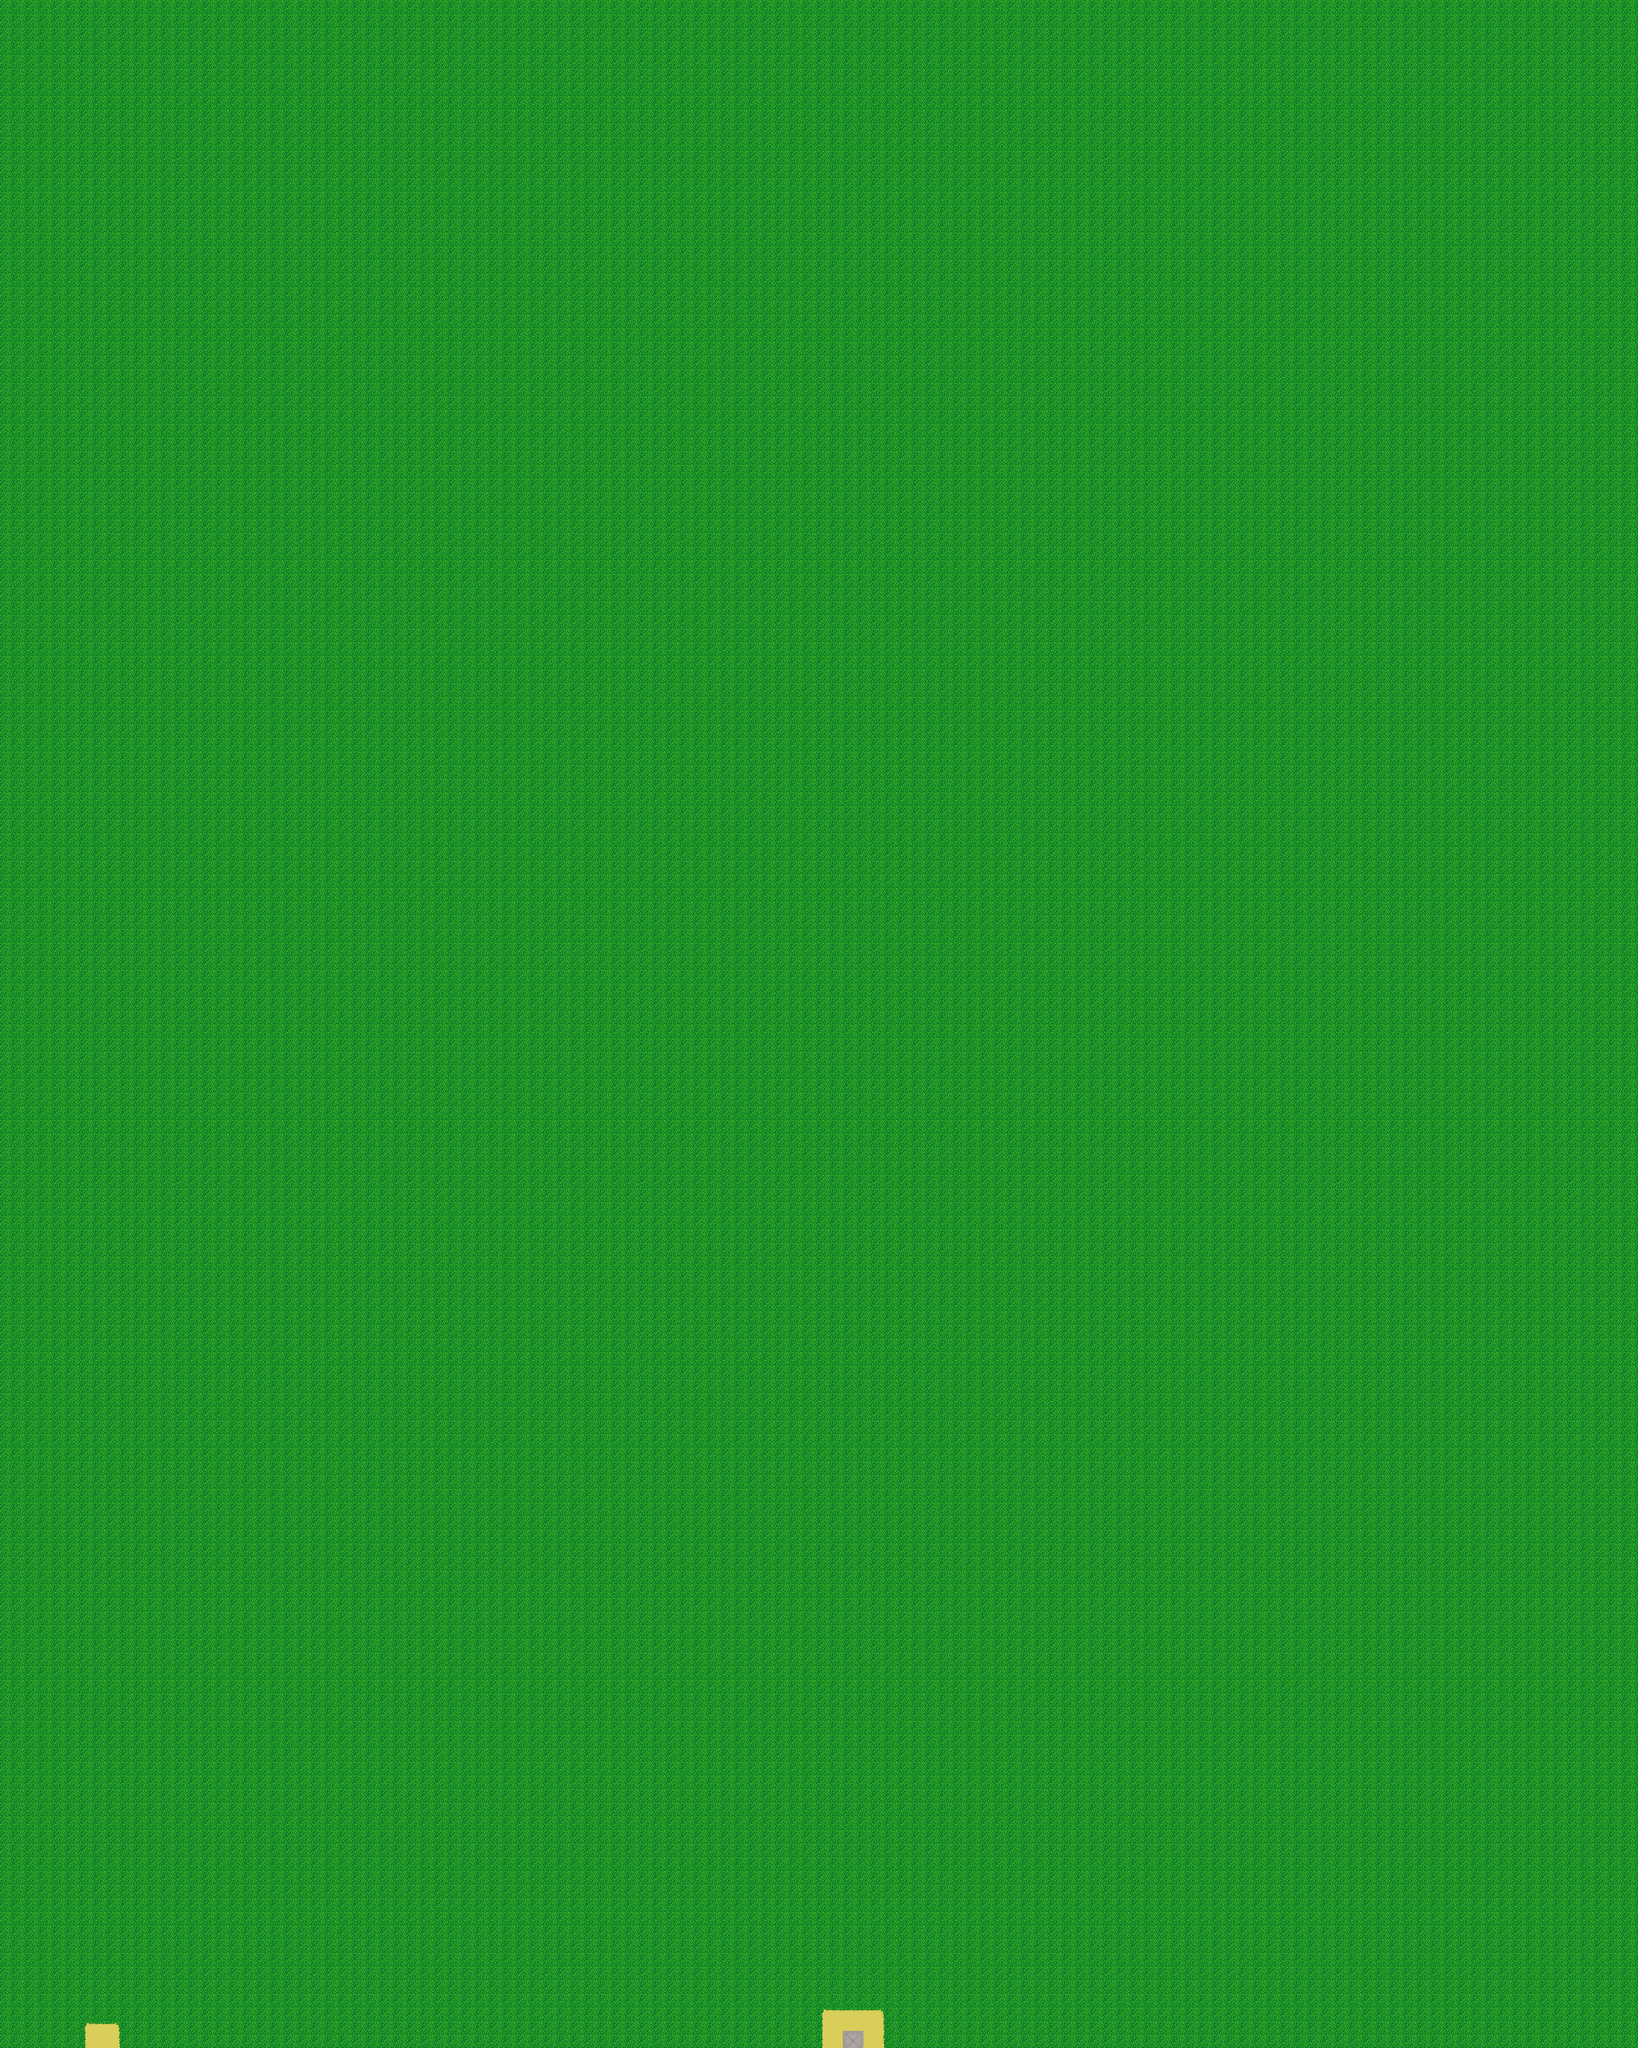

A level layout from a 2D game, rendered from its tile map. Below: a short description, then the map file with tile-grid data replaced by summaries:
An orthogonal 120x150 tile map with 32x32 px tiles, 1 tile layer (Tile Layer 1), 2 tilesets and 4 objects (2x Entrance, 2x Exit).

<map version="1.0" tiledversion="1.0.3" orientation="orthogonal" renderorder="right-down" width="120" height="150" tilewidth="32" tileheight="32" nextobjectid="5">
 <tileset firstgid="1" source="Spring.tsx" />
 <tileset firstgid="82" source="Spring.tsx" />
 <layer name="Tile Layer 1" width="120" height="150">
  <data>[18000 cells, 18000 non-empty, 13 distinct tile ids]</data>
 </layer>
 <objectgroup name="Travel Layer">
  <object id="1" name="Entrance" x="231.916" y="4744.33" width="17.3333" height="18.3333">
   <properties>
    <property name="Entrance" value="Crossroads" />
   </properties>
  </object>
  <object id="2" name="Exit" x="209.083" y="4782" width="65.8333" height="14.6666">
   <properties>
    <property name="Exit" value="Crossroads" />
   </properties>
  </object>
  <object id="3" name="Exit" x="1968.42" y="4781.5" width="65.8333" height="14.6666">
   <properties>
    <property name="Exit" value="RiverHollowTown" />
   </properties>
  </object>
  <object id="4" name="Entrance" x="1991.25" y="4743.83" width="17.3333" height="18.3333">
   <properties>
    <property name="Entrance" value="RiverHollowTown" />
   </properties>
  </object>
 </objectgroup>
</map>
